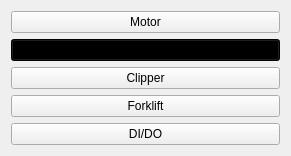
          <widget class="QWidget" name="ListOptionsWidget" native="true">
           <property name="geometry">
            <rect>
             <x>10</x>
             <y>100</y>
             <width>291</width>
             <height>16</height>
            </rect>
           </property>
           <property name="sizePolicy">
            <sizepolicy hsizetype="Preferred" vsizetype="Preferred">
             <horstretch>0</horstretch>
             <verstretch>0</verstretch>
            </sizepolicy>
           </property>
           <layout class="QVBoxLayout" name="verticalLayout_5">
            <item>
             <widget class="QPushButton" name="MotorOption">
              <property name="sizePolicy">
               <sizepolicy hsizetype="Minimum" vsizetype="Preferred">
                <horstretch>0</horstretch>
                <verstretch>0</verstretch>
               </sizepolicy>
              </property>
              <property name="styleSheet">
               <string notr="true"/>
              </property>
              <property name="text">
               <string>Motor</string>
              </property>
             </widget>
            </item>
            <item>
             <widget class="QPushButton" name="VisionOption">
              <property name="sizePolicy">
               <sizepolicy hsizetype="Minimum" vsizetype="Preferred">
                <horstretch>0</horstretch>
                <verstretch>0</verstretch>
               </sizepolicy>
              </property>
              <property name="styleSheet">
               <string notr="true">background-color: #000000;</string>
              </property>
              <property name="text">
               <string>Vision</string>
              </property>
             </widget>
            </item>
            <item>
             <widget class="QPushButton" name="ClipperOption">
              <property name="sizePolicy">
               <sizepolicy hsizetype="Minimum" vsizetype="Preferred">
                <horstretch>0</horstretch>
                <verstretch>0</verstretch>
               </sizepolicy>
              </property>
              <property name="styleSheet">
               <string notr="true"/>
              </property>
              <property name="text">
               <string>Clipper</string>
              </property>
             </widget>
            </item>
            <item>
             <widget class="QPushButton" name="ForkliftOption">
              <property name="sizePolicy">
               <sizepolicy hsizetype="Minimum" vsizetype="Preferred">
                <horstretch>0</horstretch>
                <verstretch>0</verstretch>
               </sizepolicy>
              </property>
              <property name="styleSheet">
               <string notr="true"/>
              </property>
              <property name="text">
               <string>Forklift</string>
              </property>
             </widget>
            </item>
            <item>
             <widget class="QPushButton" name="DIDOOption">
              <property name="sizePolicy">
               <sizepolicy hsizetype="Minimum" vsizetype="Preferred">
                <horstretch>0</horstretch>
                <verstretch>0</verstretch>
               </sizepolicy>
              </property>
              <property name="styleSheet">
               <string notr="true"/>
              </property>
              <property name="text">
               <string>DI/DO</string>
              </property>
             </widget>
            </item>
           </layout>
          </widget>
